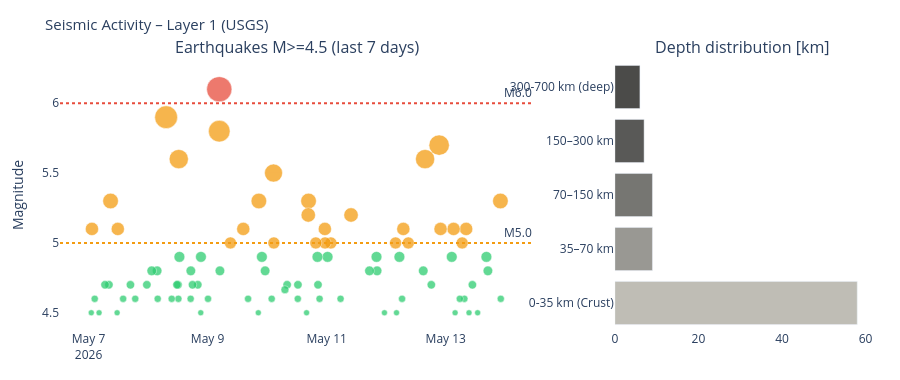

The code cell stored with this chart in its notebook:
### Markdown cell above
---
## 4. Visualizations

### Code cell
# ============================================================
# SEISMICS – Magnitude time series + depth distribution
# ============================================================

if df_seis is not None:
    fig = make_subplots(
        rows=1, cols=2,
        subplot_titles=['Earthquakes M>=4.5 (last 7 days)', 'Depth distribution [km]'],
        column_widths=[0.65, 0.35]
    )

    # Color scale by magnitude
    mag_colors = ['#2ecc71' if m < 5 else '#f39c12' if m < 6 else '#e74c3c'
                  for m in df_seis['mag']]
    sizes = [max(6, (m - 4) * 12) for m in df_seis['mag']]

    fig.add_trace(go.Scatter(
        x=df_seis['time'], y=df_seis['mag'],
        mode='markers',
        marker=dict(color=mag_colors, size=sizes, opacity=0.75,
                    line=dict(color='white', width=0.5)),
        text=df_seis['place'],
        hovertemplate='%{text}<br>M%{y:.1f}<br>%{x}<extra></extra>',
        name='Earthquakes'
    ), row=1, col=1)

    fig.add_hline(y=6.0, line_dash='dot', line_color='#e74c3c',
                  annotation_text='M6.0', row=1, col=1)
    fig.add_hline(y=5.0, line_dash='dot', line_color='#f39c12',
                  annotation_text='M5.0', row=1, col=1)

    # Depth distribution
    depth_bins = pd.cut(df_seis['depth'],
                        bins=[0, 35, 70, 150, 300, 700],
                        labels=['0-35 km\n(Crust)', '35–70 km',
                                '70–150 km', '150–300 km', '300-700 km\n(deep)'])
    depth_counts = depth_bins.value_counts().sort_index()
    depth_colors = ['#B4B2A9', '#888780', '#5F5E5A', '#3d3d3a', '#2C2C2A']

    fig.add_trace(go.Bar(
        x=depth_counts.values,
        y=depth_counts.index.astype(str),
        orientation='h',
        marker_color=depth_colors[:len(depth_counts)],
        opacity=0.85,
        name='Depth'
    ), row=1, col=2)

    fig.update_layout(
        title=dict(text='Seismic Activity – Layer 1 (USGS)', font=dict(size=15)),
        height=380, showlegend=False,
        plot_bgcolor='rgba(0,0,0,0)', paper_bgcolor='rgba(0,0,0,0)',
        margin=dict(l=60, r=30, t=60, b=50)
    )
    fig.update_yaxes(title_text='Magnitude', row=1, col=1)
    fig.show()
else:
    print('Seismic data unavailable.')

### Figure 1 — Plotly figure (JSON) as saved in the notebook; plotly's stock layout.template omitted (floating-point values rounded to 4 significant figures)
{"data": [{"hovertemplate": "%{text}<br>M%{y:.1f}<br>%{x}<extra></extra>", "marker": {"color": ["#2ecc71", "#f39c12", "#2ecc71", "#2ecc71", "#2ecc71", "#2ecc71", "#2ecc71", "#f39c12", "#2ecc71", "#f39c12", "#2ecc71", "#2ecc71", "#f39c12", "#2ecc71", "#f39c12", "#f39c12", "#2ecc71", "#f39c12", "#2ecc71", "#f39c12", "#f39c12", "#2ecc71", "#2ecc71", "#2ecc71", "#f39c12", "#2ecc71", "#2ecc71", "#2ecc71", "#2ecc71", "#f39c12", "#2ecc71", "#f39c12", "#2ecc71", "#f39c12", "#f39c12", "#2ecc71", "#2ecc71", "#2ecc71", "#f39c12", "#f39c12", "#f39c12", "#2ecc71", "#2ecc71", "#2ecc71", "#2ecc71", "#2ecc71", "#f39c12", "#f39c12", "#2ecc71", "#2ecc71", "#2ecc71", "#f39c12", "#2ecc71", "#2ecc71", "#f39c12", "#f39c12", "#2ecc71", "#f39c12", "#e74c3c", "#2ecc71", "#2ecc71", "#2ecc71", "#2ecc71", "#2ecc71", "#2ecc71", "#2ecc71", "#2ecc71", "#f39c12", "#2ecc71", "#2ecc71", "#2ecc71", "#2ecc71", "#f39c12", "#2ecc71", "#2ecc71", "#2ecc71", "#2ecc71", "#2ecc71", "#2ecc71", "#2ecc71", "#f39c12", "#2ecc71", "#f39c12", "#2ecc71", "#2ecc71", "#2ecc71", "#2ecc71", "#f39c12", "#2ecc71"], "line": {"color": "white", "width": 0.5}, "opacity": 0.75, "size": [7.2, 15.6, 9.6, 10.8, 6, 8.4, 6, 13.2, 7.2, 12.0, 7.2, 6, 13.2, 10.8, 13.2, 20.4, 8.4, 19.2, 9.6, 12.0, 13.2, 7.2, 10.8, 6, 12.0, 6, 9.6, 10.8, 9.6, 14.4, 7.2, 12.0, 10.8, 12.0, 13.2, 7.2, 8.4, 10.8, 12.0, 15.6, 14.4, 6, 8.4, 7.2, 8.4, 7.978, 12.0, 18.0, 7.2, 9.6, 10.8, 15.6, 6, 7.2, 13.2, 12.0, 9.6, 21.6, 25.2, 7.2, 10.8, 6, 8.4, 8.4, 9.6, 7.2, 10.8, 19.2, 7.2, 8.4, 8.4, 7.2, 22.8, 7.2, 9.6, 9.6, 8.4, 7.2, 8.4, 7.2, 13.2, 6, 15.6, 8.4, 8.4, 6, 7.2, 13.2, 6]}, "mode": "markers", "name": "Earthquakes", "text": ["46 km N of Namuac, Philippines", "51 km NNE of Namuac, Philippines", "Carlsberg Ridge", "16 km ENE of Jacó, Costa Rica", "72 km NE of Hihifo, Tonga", "5 km ESE of Hualien City, Taiwan", "17 km SSE of Conchagua, El Salvador", "South Sandwich Islands region", "Kermadec Islands region", "South Sandwich Islands region", "137 km E of Ozernovskiy, Russia", "35 km SW of Masachapa, Nicaragua", "Izu Islands, Japan region", "175 km SSE of Akkeshi, Japan", "55 km ENE of ‘Ohonua, Tonga", "275 km SW of Houma, Tonga", "128 km N of Tobelo, Indonesia", "88 km W of Lata, Solomon Islands", "10 km ENE of Xunchang, China", "224 km SE of Pondaguitan, Philippines", "79 km S of Hualien City, Taiwan", "131 km SE of Petropavlovsk-Kamchatsky, Russia", "Nicobar Islands, India region", "179 km SE of Petropavlovsk-Kamchatsky, Russia", "81 km WNW of Kirakira, Solomon Islands", "90 km WSW of Taltal, Chile", "121 km ESE of Yigo Village, Guam", "150 km SSE of Alo, Wallis and Futuna", "43 km E of Salamanca, Chile", "72 km NW of Malango, Solomon Islands", "46 km WSW of San Pedro de Atacama, Chile", "60 km ESE of Isen, Japan", "146 km E of Miyako, Japan", "south of the Fiji Islands", "south of the Fiji Islands", "292 km N of Saipan, Northern Mariana Islands", "22 km W of Kéfalos, Greece", "154 km SE of Gizo, Solomon Islands", "74 km W of Yenangyaung, Burma (Myanmar)", "101 km SSE of Hihifo, Tonga", "27 km WSW of Madang, Papua New Guinea", "132 km SE of Bitung, Indonesia", "248 km NNE of Palu, Indonesia", "22 km SW of Santa Bárbara, Portugal", "7 km ENE of Cañete, Chile", "3 km WSW of Brawley, CA", "174 km SSW of Tual, Indonesia", "27 km ENE of Cañete, Chile", "78 km SSE of Pondaguitan, Philippines", "143 km NNE of Neiafu, Tonga", "57 km WNW of Turangi, New Zealand", "south of the Fiji Islands", "5 km NW of Paso Canoas Arriba, Panama", "44 km WNW of Ishigaki, Japan", "South Sandwich Islands region", "113 km SSE of Lorengau, Papua New Guinea", "89 km WSW of Crescent City, CA", "292 km WSW of Adak, Alaska", "Rat Islands, Aleutian Islands, Alaska", "177 km WNW of Abepura, Indonesia", "100 km SSE of Lorengau, Papua New Guinea", "south of the Fiji Islands", "289 km WSW of Adak, Alaska", "103 km ENE of Pauanui, New Zealand", "76 km WNW of San Juan, Peru", "117 km ENE of Miyako, Japan", "114 km SSE of Lorengau, Papua New Guinea", "109 km SSE of Lorengau, Papua New Guinea", "125 km SSE of Lorengau, Papua New Guinea", "114 km SE of Lorengau, Papua New Guinea", "160 km SE of Khovd, Mongolia", "131 km SSE of Lorengau, Papua New Guinea", "southeast Indian Ridge", "214 km SW of Port Blair, India", "163 km SW of Río Grande, Panama", "55 km NNW of San Antonio de los Cobres, Argentina", "41 km E of Minami-Sōma, Japan", "5 km E of Chikusei, Japan", "central Mid-Atlantic Ridge", "Fiji region", "281 km E of Levuka, Fiji", "123 km S of Vilyuchinsk, Russia", "Kermadec Islands region", "98 km SW of Puerto Madero, Mexico", "88 km NNW of Tatsugō, Japan", "194 km SSE of Vilyuchinsk, Russia", "South Indian Ocean", "151 km WNW of Panguna, Papua New Guinea", "151 km W of Neiafu, Tonga"], "type": "scatter", "x": ["2026-05-13T22:10:17.110", "2026-05-13T22:01:06.478", "2026-05-13T16:58:44.087", "2026-05-13T16:22:30.822", "2026-05-13T12:50:34.441", "2026-05-13T10:43:29.759", "2026-05-13T09:21:48.563", "2026-05-13T08:12:59.760", "2026-05-13T07:29:39.992", "2026-05-13T06:36:37.861", "2026-05-13T05:39:54.585", "2026-05-13T03:45:21.331", "2026-05-13T03:08:33.276", "2026-05-13T02:24:36.823", "2026-05-12T21:53:44.573", "2026-05-12T21:19:36.870", "2026-05-12T18:10:22.469", "2026-05-12T15:39:31.100", "2026-05-12T14:55:15.727", "2026-05-12T08:53:56.666", "2026-05-12T06:53:32.598", "2026-05-12T06:23:03.205", "2026-05-12T05:18:57.588", "2026-05-12T04:08:24.653", "2026-05-12T03:45:42.646", "2026-05-11T23:16:35.604", "2026-05-11T20:18:48.528", "2026-05-11T20:04:58.901", "2026-05-11T17:14:44.573", "2026-05-11T09:48:51.604", "2026-05-11T05:35:52.128", "2026-05-11T01:41:17.815", "2026-05-11T00:21:40.314", "2026-05-10T23:20:55.111", "2026-05-10T23:15:43.825", "2026-05-10T21:08:18.305", "2026-05-10T20:29:54.713", "2026-05-10T20:16:45.329", "2026-05-10T19:36:36.864", "2026-05-10T16:41:43.464", "2026-05-10T16:34:33.326", "2026-05-10T15:53:24.021", "2026-05-10T12:24:34.277", "2026-05-10T12:21:22.589", "2026-05-10T08:03:57.027", "2026-05-10T07:10:21.250", "2026-05-10T02:42:23.775", "2026-05-10T02:34:07.249", "2026-05-10T01:50:13.905", "2026-05-09T23:11:14.273", "2026-05-09T21:52:46.536", "2026-05-09T20:39:49.843", "2026-05-09T20:26:12.892", "2026-05-09T16:18:52.053", "2026-05-09T14:22:52.509", "2026-05-09T09:12:13.117", "2026-05-09T04:58:02.120", "2026-05-09T04:42:23.298", "2026-05-09T04:42:21.975", "2026-05-09T00:10:26.670", "2026-05-08T21:18:55.370", "2026-05-08T21:15:06.256", "2026-05-08T20:03:25.803", "2026-05-08T17:54:47.691", "2026-05-08T17:14:38.393", "2026-05-08T17:10:18.808", "2026-05-08T12:38:37.970", "2026-05-08T12:22:31.861", "2026-05-08T12:13:21.448", "2026-05-08T12:06:02.939", "2026-05-08T11:38:55.907", "2026-05-08T09:32:03.492", "2026-05-08T07:17:43.055", "2026-05-08T03:53:33.514", "2026-05-08T03:39:30.083", "2026-05-08T01:29:17.864", "2026-05-07T23:31:16.196", "2026-05-07T18:50:02.354", "2026-05-07T16:54:03.840", "2026-05-07T13:57:40.205", "2026-05-07T11:48:41.636", "2026-05-07T11:32:01.976", "2026-05-07T08:53:28.180", "2026-05-07T08:13:51.397", "2026-05-07T06:39:18.133", "2026-05-07T04:15:27.621", "2026-05-07T02:30:11.629", "2026-05-07T01:23:05.220", "2026-05-07T01:06:57.489"], "xaxis": "x", "y": [4.6, 5.3, 4.8, 4.9, 4.5, 4.7, 4.5, 5.1, 4.6, 5.0, 4.6, 4.5, 5.1, 4.9, 5.1, 5.7, 4.7, 5.6, 4.8, 5.0, 5.1, 4.6, 4.9, 4.5, 5.0, 4.5, 4.8, 4.9, 4.8, 5.2, 4.6, 5.0, 4.9, 5.0, 5.1, 4.6, 4.7, 4.9, 5.0, 5.3, 5.2, 4.5, 4.7, 4.6, 4.7, 4.665, 5.0, 5.5, 4.6, 4.8, 4.9, 5.3, 4.5, 4.6, 5.1, 5.0, 4.8, 5.8, 6.1, 4.6, 4.9, 4.5, 4.7, 4.7, 4.8, 4.6, 4.9, 5.6, 4.6, 4.7, 4.7, 4.6, 5.9, 4.6, 4.8, 4.8, 4.7, 4.6, 4.7, 4.6, 5.1, 4.5, 5.3, 4.7, 4.7, 4.5, 4.6, 5.1, 4.5], "yaxis": "y"}, {"marker": {"color": ["#B4B2A9", "#888780", "#5F5E5A", "#3d3d3a", "#2C2C2A"]}, "name": "Depth", "opacity": 0.85, "orientation": "h", "type": "bar", "x": [58, 9, 9, 7, 6], "xaxis": "x2", "y": ["0-35 km\n(Crust)", "35–70 km", "70–150 km", "150–300 km", "300-700 km\n(deep)"], "yaxis": "y2"}], "layout": {"annotations": [{"font": {"size": 16}, "showarrow": false, "text": "Earthquakes M>=4.5 (last 7 days)", "x": 0.2925, "xanchor": "center", "xref": "paper", "y": 1.0, "yanchor": "bottom", "yref": "paper"}, {"font": {"size": 16}, "showarrow": false, "text": "Depth distribution [km]", "x": 0.8425, "xanchor": "center", "xref": "paper", "y": 1.0, "yanchor": "bottom", "yref": "paper"}, {"showarrow": false, "text": "M6.0", "x": 1, "xanchor": "right", "xref": "x domain", "y": 6.0, "yanchor": "bottom", "yref": "y"}, {"showarrow": false, "text": "M5.0", "x": 1, "xanchor": "right", "xref": "x domain", "y": 5.0, "yanchor": "bottom", "yref": "y"}], "height": 380, "margin": {"b": 50, "l": 60, "r": 30, "t": 60}, "paper_bgcolor": "rgba(0,0,0,0)", "plot_bgcolor": "rgba(0,0,0,0)", "shapes": [{"line": {"color": "#e74c3c", "dash": "dot"}, "type": "line", "x0": 0, "x1": 1, "xref": "x domain", "y0": 6.0, "y1": 6.0, "yref": "y"}, {"line": {"color": "#f39c12", "dash": "dot"}, "type": "line", "x0": 0, "x1": 1, "xref": "x domain", "y0": 5.0, "y1": 5.0, "yref": "y"}], "showlegend": false, "title": {"font": {"size": 15}, "text": "Seismic Activity – Layer 1 (USGS)"}, "xaxis": {"anchor": "y", "domain": [0.0, 0.585]}, "xaxis2": {"anchor": "y2", "domain": [0.685, 1.0]}, "yaxis": {"anchor": "x", "domain": [0.0, 1.0], "title": {"text": "Magnitude"}}, "yaxis2": {"anchor": "x2", "domain": [0.0, 1.0]}}}
